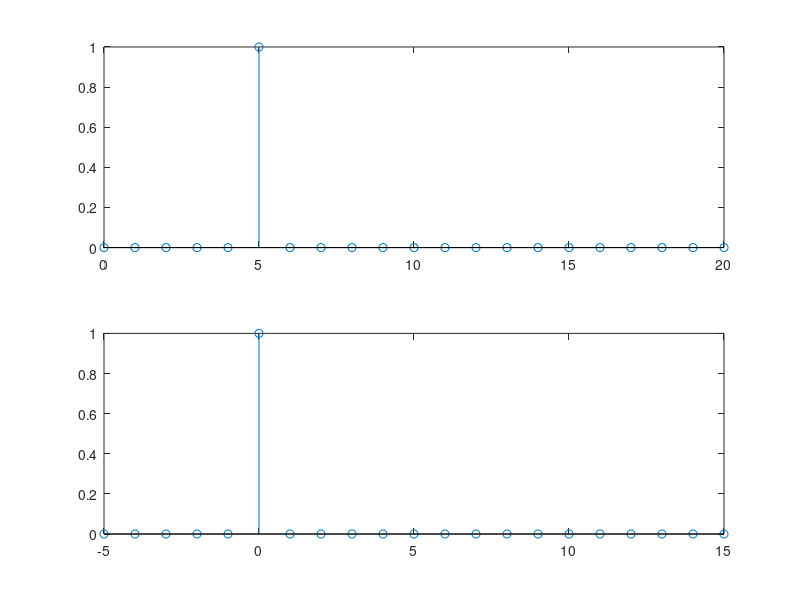
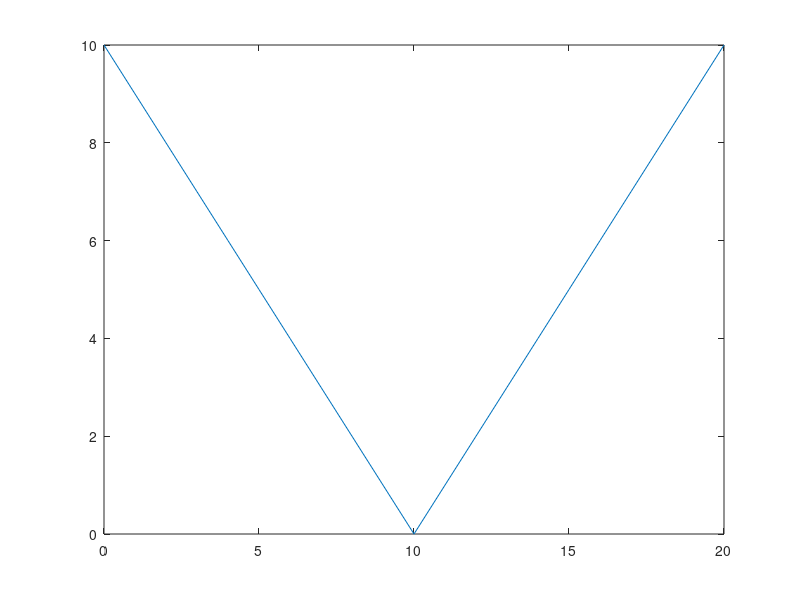
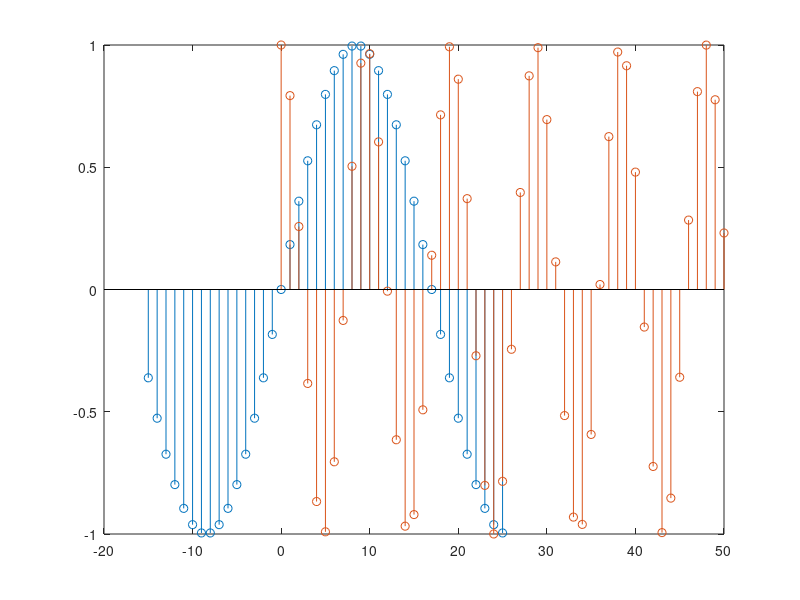
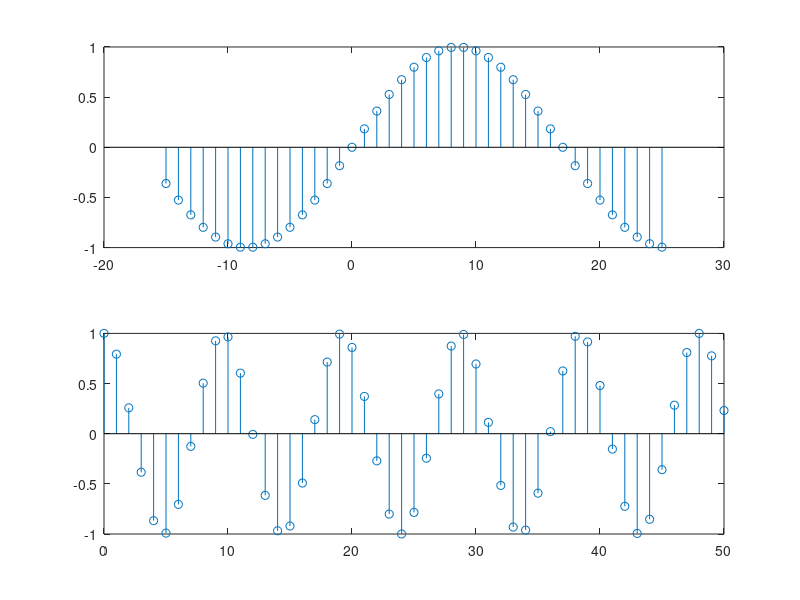

Here is the MATLAB script that generated these plots, in order:
function F()
  z=[0 0 0 0 0 1 0 0 0 0 0 0 0 0 0 0 0 0 0 0 0] %am scris vectorul z
  n1=0:20; 
  m=-5:15;
  figure(1) 
  subplot(2,1,1); % impart graficul in 2
  stem(n1,z);%reprezint datele z in forma discreta fata de n1
  subplot(2,1,2);
  stem(m,z); %reprezint datele z in forma discreta fata de m
  
  figure(2)
  t=abs(10-n1);
  figure(2);
  plot(n1,t); %reprezint t in functie de n1
  
  
  figure(3);
  n2=-15:25;
  x1=sin((pi/17)*n2);
  stem(n2,x1);
  hold on; %pt a afisa mai multe grafice pe aceeasi figura
  
  
  figure(4);
  subplot(2,1,1);
  stem(n2,x1);
  subplot(2,1,2);
  
  
  n3=0:50;
  x2=cos((pi/sqrt(23))*n3);
  stem(n3,x2);
  figure(3);
  stem(n3,x2);
  
  
end
